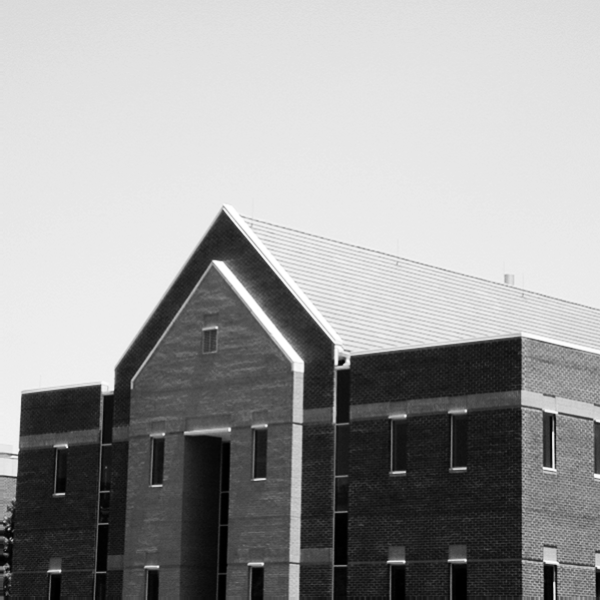
#> input picture input/building.tif, 600 x 600 px
$ python 3.2.py
#> lines starting #> are read from the running program, lines starting #| are printed output that depends on the picture
import cv2 as cv
import numpy as np

img = cv.imread("input/building.tif")
#> img is the input picture: shape (600, 600, 3); min 0, max 255, mean 155.8
img = cv.resize(img, (400,400))
#> img: shape (400, 400, 3)
img = cv.cvtColor(img, cv.COLOR_BGR2GRAY)
#> img: shape (400, 400)

res = np.zeros(img.shape)
rows, cols = img.shape
#> rows = 400; cols = 400

# Horizontal
filter = np.array([[-1,-1,-1],
                   [0,0,0],
                   [1,1,1]])


for i in range(2, rows - 2):
    for j in range(2, cols - 2):
        smallImg = img[i-1:i+2, j-1:j+2] # (3*3)
        res[i][j]= np.sum(smallImg * filter)
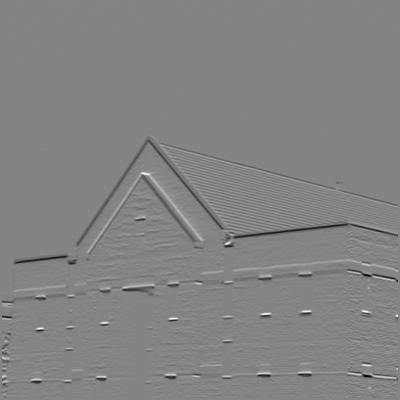
#> res: shape (400, 400) float64; min -592, max 550, mean -2.6; drawn with min black and max white

cv.imwrite("output/buildingResult2.jpg", res)
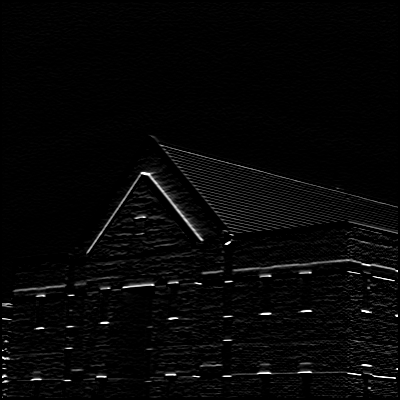
#> saved as buildingResult2.jpg: shape (400, 400); min 0, max 255, mean 6.7
cv.imshow("show", res)
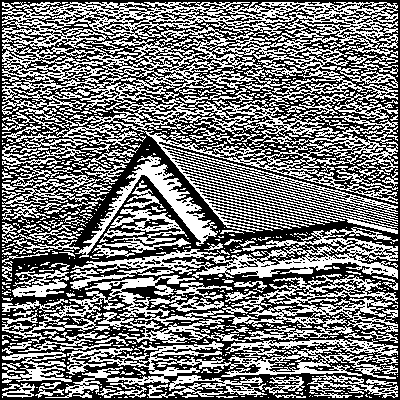
#> window 'show': shape (400, 400); 46.9% white in thin lines or dots
cv.waitKey()
